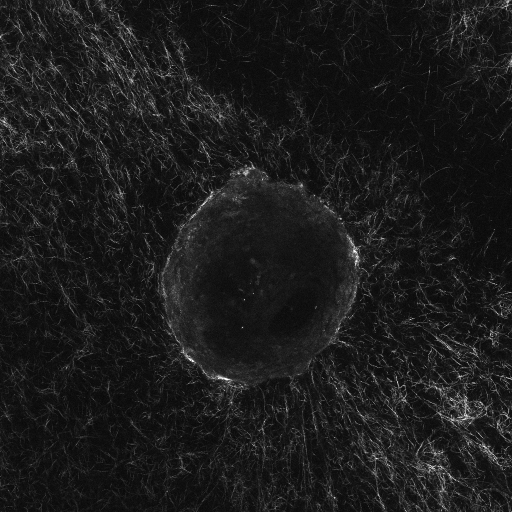
#> input picture evaluation_polar_coordinates/Pos002_S001_t314_z6_ch00.tif, 1024 x 1024 px (shown at 1/2 size)
$ python -i fibre_orientation.py   (imports and definitions only)
#> lines starting #> are read from the running program, lines starting #| are printed output that depends on the picture
#> further down, picture is the input picture: shape (1024, 1024, 3); min 1, max 255, mean 27.2
import numpy as np
from skimage.measure import regionprops,label
import matplotlib.pyplot as plt
from scipy import ndimage as ndi
import clickpoints
from skimage import feature
from PIL import Image
from scipy.ndimage.filters import uniform_filter, median_filter, gaussian_filter
from skimage.filters import threshold_otsu
from skimage.morphology import skeletonize,remove_small_objects
import cv2
from skimage.measure import regionprops
from matplotlib import patches
from tqdm import tqdm
import scipy.optimize as opt


def benes_edge_detection_method(im, minVal=50, maxVal=200, area_threshold=10):
#> called with minVal = 50, maxVal = 200, area_threshold = 10
    edges = cv2.Canny(im,minVal,maxVal)
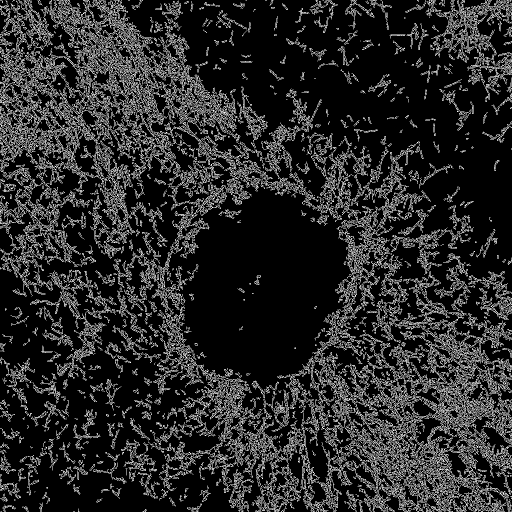
#> edges: shape (1024, 1024) (shown at 1/2 size); 16.2% white in thin lines or dots

    labels = label(edges)
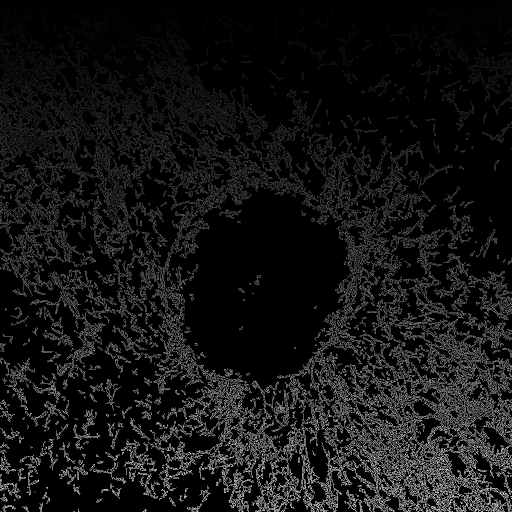
#> labels: shape (1024, 1024) int64 (shown at 1/2 size); min 0, max 4095, mean 319.4; drawn with min black and max white

    regions = regionprops(labels)
#> regions = 4095 regions
    angles_rad= np.array([])
    sizes = np.array([])
    for region in regions:
        angles_rad= np.append(angles_rad,region.orientation)
        sizes= np.append(sizes,region.area)
#> this loop made 4095 passes
#> (angles_rad, sizes) on passes 1 to 3: ([0.671], [11]), ([0.671, -0.997], [11, 7]), ([0.671, -0.997, 0.416], [11, 7, 44])
#> after the loop, angles_rad = 4095 values, max 1.57 at index 22, min -1.57 at index 883, mean 0.124; sizes = 4095 values, max 4395 at index 48, min 1 at index 15, mean 41.55

    def linear_model(x,m,t):
        return(m*x + t)

    all_lines=[]

    for region in tqdm(regions):  ### even better would be to weight the moments with origninal image???
        if region.area > area_threshold:
            p_opt,p_cov = opt.curve_fit(linear_model,region.coords[:,1],region.coords[:,0], p0= [0,0])
            #plt.plot(region.coords[:,1],linear_model(region.coords[:,1],p_opt[0],p_opt[1]))
            all_lines.append(np.array([region.coords[:,1],linear_model(region.coords[:,1],p_opt[0],p_opt[1])]))
#> this loop made 4095 passes
#> (p_opt, p_cov) on passes 1, 3, 4, 5, 7, 8, 9, 11, 12, 13, 14, 15: ([0.933, -1.05], [[0.0625, -0.21], [-0.21, 0.869]]), ([1.26, -45.33], [[0.0406, -1.73], [-1.73, 74.42]]), ([1.69, -77.87], [[0.171, -8.77], [-8.77, 449.8]]), ([1.07, -28.25], [[0.00224, -0.175], [-0.175, 14.08]]), ([0.797, -57.94], [[0.0374, -2.95], [-2.95, 233.5]]), ([-0.571, 61.92], [[0.097, -9.77], [-9.77, 984.2]]), ([0.106, 16.16], [[0.000653, -0.0845], [-0.0845, 11.1]]), ([0.274, -28.56], [[0.0118, -1.46], [-1.46, 180.2]]), ([0.746, -95.24], [[0.0254, -3.38], [-3.38, 450.5]]), ([2.41, -330.7], [[0.0521, -7.26], [-7.26, 1012.4]]), ([0.355, -58.22], [[0.0124, -2.16], [-2.16, 375.1]]), ([0.024, -2.87], [[0.0584, -11.1], [-11.1, 2111.5]])
#> after the loop, all_lines = 2405 items
        #
   #plt.axis("equal")
    l_vecs = np.array([[l[0][-1] - l[0][0], l[1][-1] - l[1][0]] for l in all_lines])
#> l_vecs = 2405 pairs, first value -43 to 84, second value -4.42 to 87.58
    l_points = np.array([[l[0][0], l[1][0]] for l in all_lines])
#> l_points = 2405 pairs, first value 0 to 1023, second value -2.33 to 1021.1
    l_length= np.linalg.norm(l_vecs, axis=1)
#> l_length = 2405 values, max 120.7 at index 2195, min 0 at index 41, mean 8.2
    return l_vecs, l_points, l_length

# [78 lines left out: functions normalizing, cart2pol, pol2cart, polar_coordinate_transform, display_slices, not called in this run]


# [184 lines not run here, left out]

>>> import cv2
>>> picture = cv2.imread('../evaluation_polar_coordinates/Pos002_S001_t314_z6_ch00.tif')
>>> result = benes_edge_detection_method(picture)
#> result = 3 point arrays, longest 2405 points
